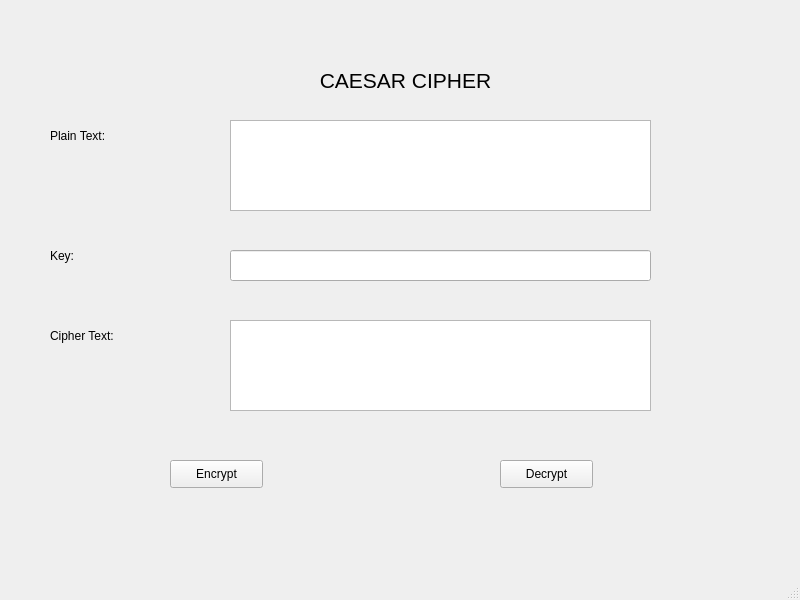
<?xml version="1.0" encoding="UTF-8"?>
<ui version="4.0">
 <class>MainWindow</class>
 <widget class="QMainWindow" name="MainWindow">
  <property name="geometry">
   <rect>
    <x>0</x>
    <y>0</y>
    <width>800</width>
    <height>600</height>
   </rect>
  </property>
  <property name="windowTitle">
   <string>MainWindow</string>
  </property>
  <widget class="QWidget" name="centralwidget">
   <widget class="QLabel" name="label">
    <property name="geometry">
     <rect>
      <x>260</x>
      <y>50</y>
      <width>291</width>
      <height>61</height>
     </rect>
    </property>
    <property name="font">
     <font>
      <pointsize>16</pointsize>
     </font>
    </property>
    <property name="text">
     <string>CAESAR CIPHER</string>
    </property>
    <property name="alignment">
     <set>Qt::AlignCenter</set>
    </property>
   </widget>
   <widget class="QLabel" name="label_2">
    <property name="geometry">
     <rect>
      <x>50</x>
      <y>120</y>
      <width>91</width>
      <height>31</height>
     </rect>
    </property>
    <property name="text">
     <string>Plain Text:</string>
    </property>
   </widget>
   <widget class="QTextEdit" name="txt_plaintext">
    <property name="geometry">
     <rect>
      <x>230</x>
      <y>120</y>
      <width>421</width>
      <height>91</height>
     </rect>
    </property>
   </widget>
   <widget class="QLabel" name="label_3">
    <property name="geometry">
     <rect>
      <x>50</x>
      <y>240</y>
      <width>91</width>
      <height>31</height>
     </rect>
    </property>
    <property name="text">
     <string>Key:</string>
    </property>
   </widget>
   <widget class="QLineEdit" name="txt_key">
    <property name="geometry">
     <rect>
      <x>230</x>
      <y>250</y>
      <width>421</width>
      <height>31</height>
     </rect>
    </property>
   </widget>
   <widget class="QLabel" name="label_4">
    <property name="geometry">
     <rect>
      <x>50</x>
      <y>320</y>
      <width>91</width>
      <height>31</height>
     </rect>
    </property>
    <property name="text">
     <string>Cipher Text:</string>
    </property>
   </widget>
   <widget class="QTextEdit" name="txt_ciphertext">
    <property name="geometry">
     <rect>
      <x>230</x>
      <y>320</y>
      <width>421</width>
      <height>91</height>
     </rect>
    </property>
   </widget>
   <widget class="QPushButton" name="btn_encrypt">
    <property name="geometry">
     <rect>
      <x>170</x>
      <y>460</y>
      <width>93</width>
      <height>28</height>
     </rect>
    </property>
    <property name="text">
     <string>Encrypt</string>
    </property>
   </widget>
   <widget class="QPushButton" name="btn_decrypt">
    <property name="geometry">
     <rect>
      <x>500</x>
      <y>460</y>
      <width>93</width>
      <height>28</height>
     </rect>
    </property>
    <property name="text">
     <string>Decrypt</string>
    </property>
   </widget>
  </widget>
  <widget class="QMenuBar" name="menubar">
   <property name="geometry">
    <rect>
     <x>0</x>
     <y>0</y>
     <width>800</width>
     <height>26</height>
    </rect>
   </property>
  </widget>
  <widget class="QStatusBar" name="statusbar"/>
 </widget>
 <resources/>
 <connections/>
</ui>
